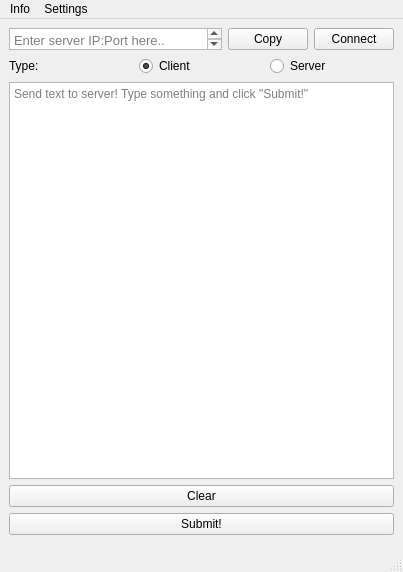
<?xml version="1.0" encoding="UTF-8"?>
<ui version="4.0">
 <class>MainWindow</class>
 <widget class="QMainWindow" name="MainWindow">
  <property name="geometry">
   <rect>
    <x>0</x>
    <y>0</y>
    <width>403</width>
    <height>572</height>
   </rect>
  </property>
  <property name="windowTitle">
   <string>MainWindow</string>
  </property>
  <widget class="QWidget" name="centralwidget">
   <property name="sizePolicy">
    <sizepolicy hsizetype="Preferred" vsizetype="Preferred">
     <horstretch>0</horstretch>
     <verstretch>0</verstretch>
    </sizepolicy>
   </property>
   <property name="minimumSize">
    <size>
     <width>403</width>
     <height>525</height>
    </size>
   </property>
   <property name="maximumSize">
    <size>
     <width>403</width>
     <height>525</height>
    </size>
   </property>
   <layout class="QVBoxLayout" name="verticalLayout">
    <item>
     <layout class="QHBoxLayout" name="horizontalLayout_2">
      <item>
       <widget class="QTextEdit" name="ipText">
        <property name="sizePolicy">
         <sizepolicy hsizetype="Expanding" vsizetype="Minimum">
          <horstretch>0</horstretch>
          <verstretch>0</verstretch>
         </sizepolicy>
        </property>
        <property name="minimumSize">
         <size>
          <width>0</width>
          <height>20</height>
         </size>
        </property>
        <property name="maximumSize">
         <size>
          <width>16777215</width>
          <height>30</height>
         </size>
        </property>
        <property name="font">
         <font>
          <pointsize>10</pointsize>
         </font>
        </property>
        <property name="acceptDrops">
         <bool>true</bool>
        </property>
        <property name="placeholderText">
         <string>Enter server IP:Port here..</string>
        </property>
       </widget>
      </item>
      <item>
       <widget class="QPushButton" name="copyButton">
        <property name="text">
         <string>Copy</string>
        </property>
       </widget>
      </item>
      <item>
       <widget class="QPushButton" name="connectButton">
        <property name="text">
         <string>Connect</string>
        </property>
        <property name="flat">
         <bool>false</bool>
        </property>
       </widget>
      </item>
     </layout>
    </item>
    <item>
     <layout class="QHBoxLayout" name="horizontalLayout">
      <item>
       <widget class="QLabel" name="label">
        <property name="text">
         <string>Type:</string>
        </property>
       </widget>
      </item>
      <item>
       <widget class="QRadioButton" name="clientRadio">
        <property name="text">
         <string>Client</string>
        </property>
        <property name="checked">
         <bool>true</bool>
        </property>
       </widget>
      </item>
      <item>
       <widget class="QRadioButton" name="serverRadio">
        <property name="text">
         <string>Server</string>
        </property>
       </widget>
      </item>
     </layout>
    </item>
    <item>
     <widget class="QTextEdit" name="textEdit">
      <property name="placeholderText">
       <string>Send text to server! Type something and click &quot;Submit!&quot;</string>
      </property>
     </widget>
    </item>
    <item>
     <widget class="QPushButton" name="clearButton">
      <property name="sizePolicy">
       <sizepolicy hsizetype="Expanding" vsizetype="Minimum">
        <horstretch>0</horstretch>
        <verstretch>0</verstretch>
       </sizepolicy>
      </property>
      <property name="text">
       <string>Clear</string>
      </property>
     </widget>
    </item>
    <item>
     <widget class="QPushButton" name="submitButton">
      <property name="text">
       <string>Submit!</string>
      </property>
     </widget>
    </item>
   </layout>
  </widget>
  <widget class="QMenuBar" name="menubar">
   <property name="geometry">
    <rect>
     <x>0</x>
     <y>0</y>
     <width>403</width>
     <height>22</height>
    </rect>
   </property>
   <widget class="QMenu" name="menuInfo">
    <property name="title">
     <string>Info</string>
    </property>
    <addaction name="actionAbout"/>
   </widget>
   <widget class="QMenu" name="menuSettings">
    <property name="title">
     <string>Settings</string>
    </property>
    <addaction name="actionSet_port"/>
   </widget>
   <addaction name="menuInfo"/>
   <addaction name="menuSettings"/>
  </widget>
  <widget class="QStatusBar" name="statusbar"/>
  <action name="actionAbout">
   <property name="text">
    <string>About</string>
   </property>
  </action>
  <action name="actionSet_port">
   <property name="text">
    <string>Set port</string>
   </property>
  </action>
 </widget>
 <resources/>
 <connections/>
</ui>
